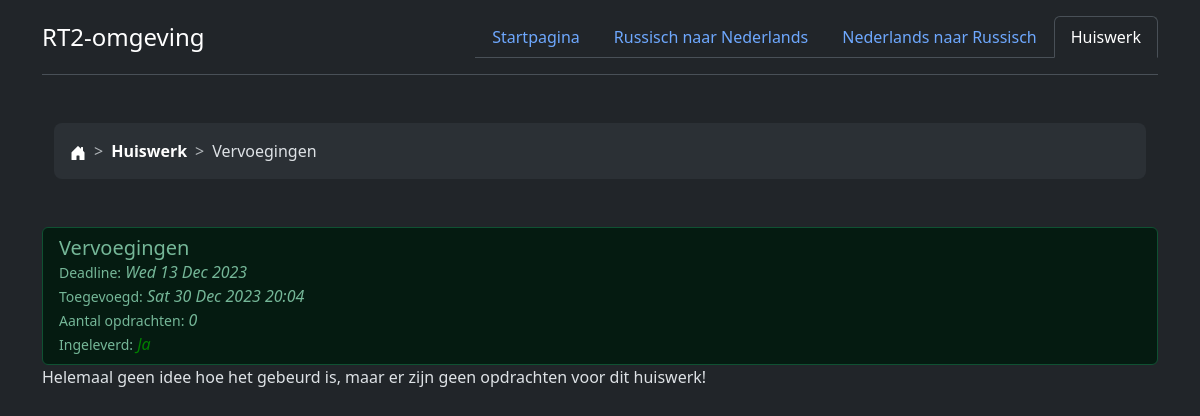
The page /huiswerk/4/ on the database its author committed.
### Vocabulaire/models.py (models this page shows)
class Homework(models.Model):
    created = models.DateTimeField()
    deadline = models.DateField()
    topic = models.CharField(max_length=200)
    done = models.BooleanField()
    def __str__(self):
        return self.topic

### Vocabulaire/views.py (the view)
# urls.py: path("huiswerk/<homework_id>/", views.tasks, name='tasks'),
def tasks(request, homework_id):
    homework = Homework.objects.get(id=homework_id)
    tasks = homework.task_set.all()
    breadcrumb = ['homework', 'tasks']
    breadcrumb_names = [unquote(page) for page in reverse('tasks', args=[
        homework_id]).strip(
        "/").split("/")]
    breadcrumb_names[-1] = str(homework)
    today = date.today()
    context = {
        'breadcrumb': list(zip(breadcrumb, breadcrumb_names)),
        'homework': homework,
        'tasks': tasks,
        'today': today,
    }
    return render(request, "Vocabulaire/tasks.html", context)

### templates/Vocabulaire/tasks.html (shortened to what this page needs)
{% extends 'Vocabulaire/base.html' %}
{% block content %}
    <ul class="list-group">
      <li class="list-group-item{% if homework.done %} list-group-item-success{% elif homework.deadline < today %} list-group-item-warning{% endif %}">
          <div class="card-body">
            <h5 class="card-title">{{ homework|capfirst }}</h5>
              <small>Deadline:</small> <i>{{ homework.deadline|date:"D d M Y" }}</i><br>
              <small>Toegevoegd:</small> <i>{{ homework.created|date:"D d M Y" }} {{ homework.created|time:"H:i" }}</i><br>
              <small>Aantal opdrachten:</small> <i>{{ homework.task_set.all|length }}</i><br>
            <small>Ingeleverd:</small> <i>{% if homework.done %}<span style="color: green">Ja</span>{% else %}<span style="color: red">Nog niet</span>{% endif %}</i>
          </div>
      </li>
  </ul>
<div class="accordion" id="accordionExample">
{% for task in tasks %}
  <div class="accordion-item">
    <h2 class="accordion-header">
      <button class="accordion-button" type="button" data-bs-toggle="collapse" data-bs-target="#task{{ task.id }}" aria-expanded="true" aria-controls="collapseOne">
        <b>Opdracht #{{ forloop.counter }}</b>
      </button>
    </h2>
    <div id="task{{ task.id }}" class="accordion-collapse collapse{% if forloop.first %} show{% endif %}" data-bs-parent="#accordionExample">
      <div class="accordion-body">
        <span class="form-control" style="background-color: #002244">
          {{ task.description|capfirst }}
        </span>
        <hr>
        {{ task.content|safe }}
      </div>
    </div>
  </div>
{% empty %}
  Helemaal geen idee hoe het gebeurd is, maar er zijn geen opdrachten voor dit huiswerk!
{% endfor %}
</div>
{% endblock %}

### templates/Vocabulaire/base.html (shortened to what this page needs)
<!DOCTYPE html>
<html lang="en" data-bs-theme="dark">
<head>
  <link href="https://cdn.jsdelivr.net/npm/bootstrap@5.3.2/dist/css/bootstrap.min.css" rel="stylesheet"
>
  <link href="https://getbootstrap.com/docs/5.3/examples/breadcrumbs/breadcrumbs.css" rel="stylesheet">
</head>
<body>
  <div class="container">
    <header class="d-flex flex-wrap justify-content-center py-3 mb-4 border-bottom">
      <a href="/" class="d-flex align-items-center mb-3 mb-md-0 me-md-auto link-body-emphasis text-decoration-none">
        <span class="fs-4">RT2-omgeving</span>
      </a>
      <ul class="nav nav-tabs">
        <li class="nav-item"><a href="/" class="nav-link{% if not breadcrumb.0.1 %} active" aria-current="page{% endif %}">Startpagina</a></li>
        <li class="nav-item"><a href="{% url 'russian' %}" class="nav-link{% if breadcrumb.0.1 == 'russisch' %} active" aria-current="page{% endif %}">Russisch naar Nederlands</a></li>
        <li class="nav-item"><a href="{% url 'dutch' %}" class="nav-link{% if breadcrumb.0.1 == 'nederlands' %} active" aria-current="page{% endif %}">Nederlands naar Russisch</a></li>
        <li class="nav-item"><a href="{% url 'homework' %}" class="nav-link{% if breadcrumb.0.1 == 'huiswerk' %} active" aria-current="page{% endif %}">Huiswerk</a></li>
      </ul>
    </header>
  </div>
<div class="container">
  <div class="container my-5">
    <nav style="--bs-breadcrumb-divider: '>';" aria-label="breadcrumb">
      <ol class="breadcrumb breadcrumb-chevron p-3 bg-body-tertiary rounded-3">
        <li class="breadcrumb-item">
          <a class="link-body-emphasis" href={% url 'index' %}>
            <svg class="bi" width="16" height="16">
              <use xlink:href="#house-door-fill" fill="white"></use>
            </svg>
        </li>
        {% for link, name in breadcrumb %}
          <li class="breadcrumb-item">
            {% if not forloop.last %}<a class="link-body-emphasis fw-semibold text-decoration-none" href="{% url link %}">{{ name|capfirst }}</a>
            {% else %}{{ name|capfirst }}{% endif %}
          </li>
        {% endfor %}
      </ol>
    </nav>
  </div>
  {% block content %}{% endblock %}
</div>
</body>
</html>

### templates/Vocabulaire/base.html (style rules this page uses)
body { -ms-overflow-style: none; }
html { overflow: scroll; scrollbar-width: none; }
a { text-decoration: none; }

### rows shown on the page
Homework: breadcrumb "Vervoegingen", topic "Vervoegingen", deadline "Wed 13 Dec 2023", created "Sat 30 Dec 2023", created "20:04", task_set.all|length "0"

### other values the page prints
{{ name|capfirst }} "Huiswerk"
